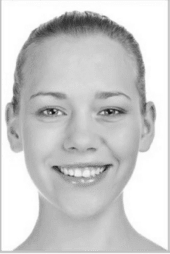
#> input picture HerreraAngelica_hw2/cara_03_grisesMF.png, 170 x 254 px
$ python Fourier.py
#> lines starting #> are read from the running program, lines starting #| are printed output that depends on the picture
import numpy as np
import matplotlib.pylab as plt
from scipy.fftpack import fft2, ifft2, fftshift, ifftshift

# Almaceno los datos las dos imágenes
im1 = plt.imread("cara_03_grisesMF.png")      #imagen feliz
#> im1 is the input picture: shape (254, 170) float32; min 0.0784, max 1, mean 0.803
im2 = plt.imread("cara_02_grisesMF.png")      #imagen seria
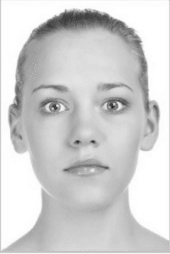
#> input picture HerreraAngelica_hw2/cara_02_grisesMF.png, 170 x 254 px
#> im2 is the input picture: shape (254, 170) float32; min 0.125, max 1, mean 0.816

# Gráfica de las imagenes originales
plt.figure(figsize=(10,10))
plt.subplot(1,2,1)
plt.imshow(im1, plt.cm.gray)
plt.title("im1")
plt.subplot(1,2,2)
plt.imshow(im2, plt.cm.gray)
plt.title("im2")
plt.savefig("originales.pdf")
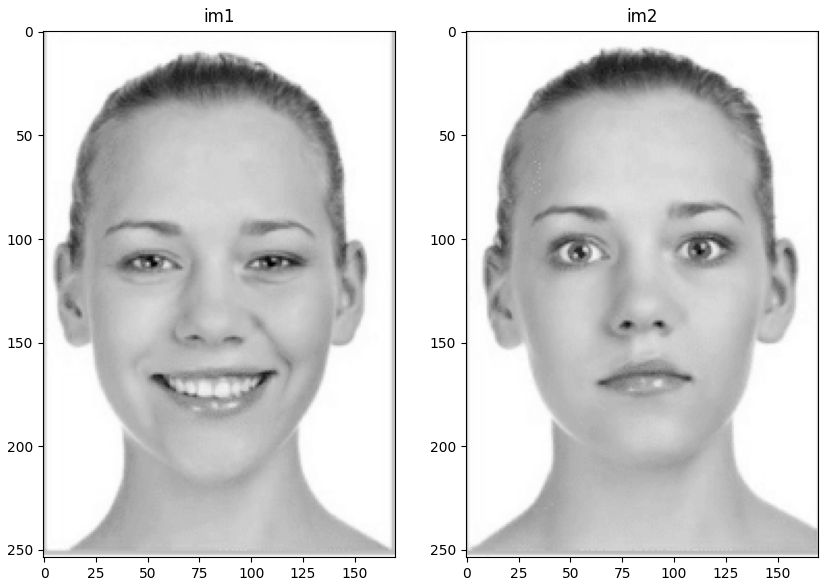
#> figure drawn by matplotlib, 2 panels

# Transformada de Fourier en 2D de ambas imágenes
fourier_im1 = fft2(im1)
fourier_im2 = fft2(im2)

# Gráfica del espectro de Fourier de cada imagen
from matplotlib.colors import LogNorm

plt.figure(figsize=(10,10))
plt.subplot(1,2,1)
plt.imshow(abs(fourier_im1), norm=LogNorm())
plt.title("Espectro de Fourier de im1")
plt.subplot(1,2,2)
plt.imshow(abs(fourier_im2), norm=LogNorm())
plt.title("Espectro de Fourier de im2")
plt.savefig("FFtIm.pdf")
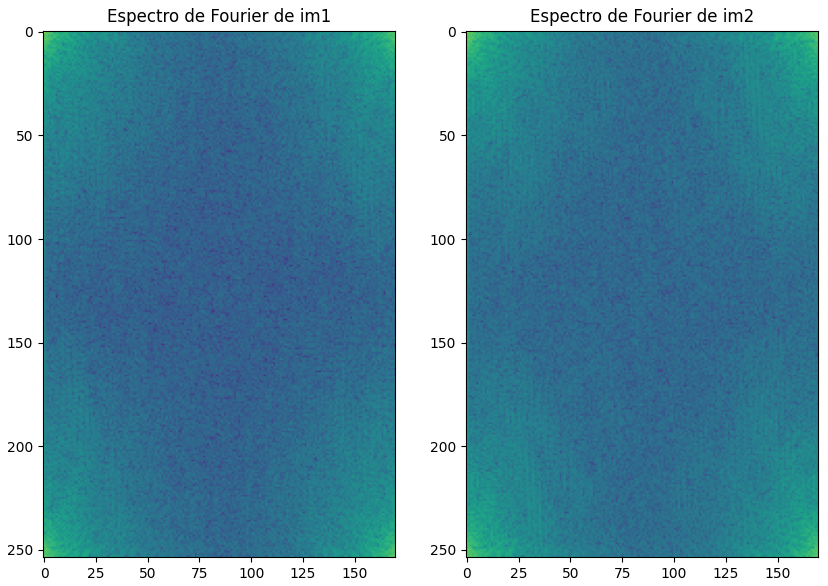
#> figure drawn by matplotlib, 2 panels

# Frecuencias de cada imagen
freq_im1 = fftshift(fourier_im1)
freq_im2 = fftshift(fourier_im2)

# Filtros
# Filtro paso alto para imagen de lejos
fc_1 = 40
freq_im1_ = np.copy(freq_im1)
ind_im1 = np.where(abs(freq_im1_) < fc_1)
#> ind_im1 = 42043 positions, rows 0 to 253, columns 0 to 169
freq_im1_[ind_im1] = 0

# Filtro paso bajo para imagen de cerca
fc_2 = 30
freq_im2_ = np.copy(freq_im2)
ind_im2 = np.where(abs(freq_im2_) > fc_2)
#> ind_im2 = 1495 positions, rows 76 to 178, columns 23 to 147
freq_im2_[ind_im2] = 0

plt.figure(figsize=(10,10))
plt.subplot(2,2,1)
plt.imshow(abs(freq_im1), norm=LogNorm())
plt.colorbar()
plt.title("Espectro de frecuencias de im1")
plt.subplot(2,2,2)
plt.imshow(abs(freq_im2), norm=LogNorm())
plt.colorbar()
plt.title("Espectro de frecuencias de im2")
plt.subplot(2,2,3)
plt.imshow(abs(freq_im1_), norm=LogNorm())
plt.colorbar()
plt.title("Espectro de filtrado im1")
plt.subplot(2,2,4)
plt.imshow(abs(freq_im2_), norm=LogNorm())
plt.colorbar()
plt.title("Espectro de filtrado im2")
plt.savefig("ImProceso.pdf")
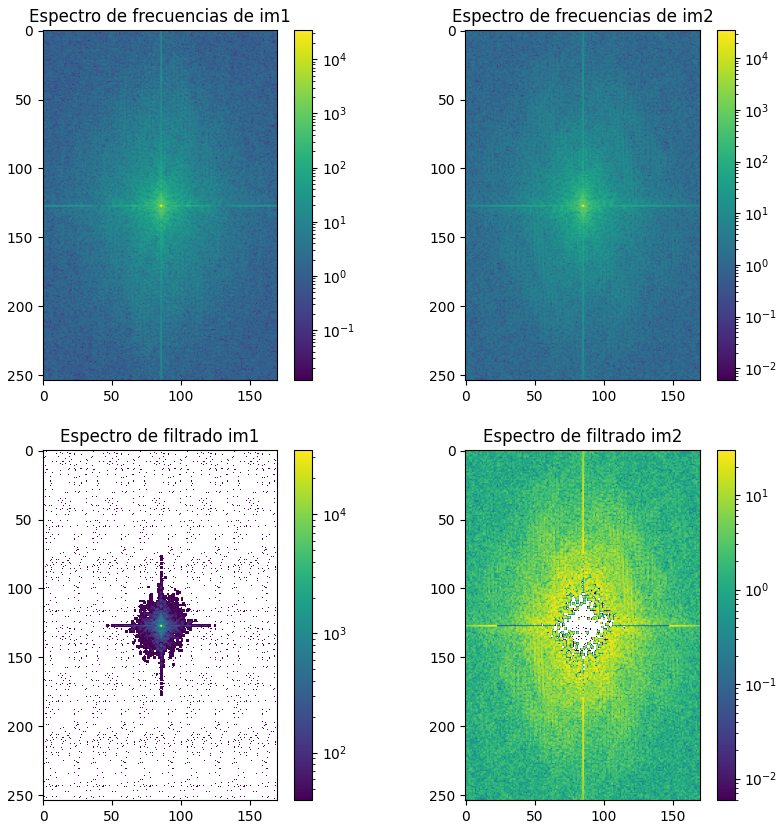
#> figure drawn by matplotlib, 8 panels

# Saco espectros de Fourier correspondientes a las frecuencias filtradas
trans_im1 = ifftshift(freq_im1_)
trans_im2 = ifftshift(freq_im2_)

# Suma de espectros correspondientes a frecuencias filtradas
trans = trans_im1*0.3 + trans_im2

# Grafica de ambas juntas (imagen hibrida)
im_hibrida = ifft2(trans)

plt.figure()
plt.imshow(abs(im_hibrida), plt.cm.gray)
plt.title('Imagen hibrida')
plt.savefig("ImHybrid")
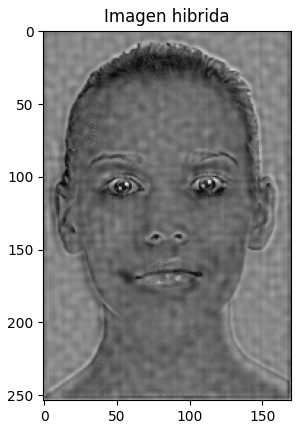
#> figure drawn by matplotlib, 1 panel
